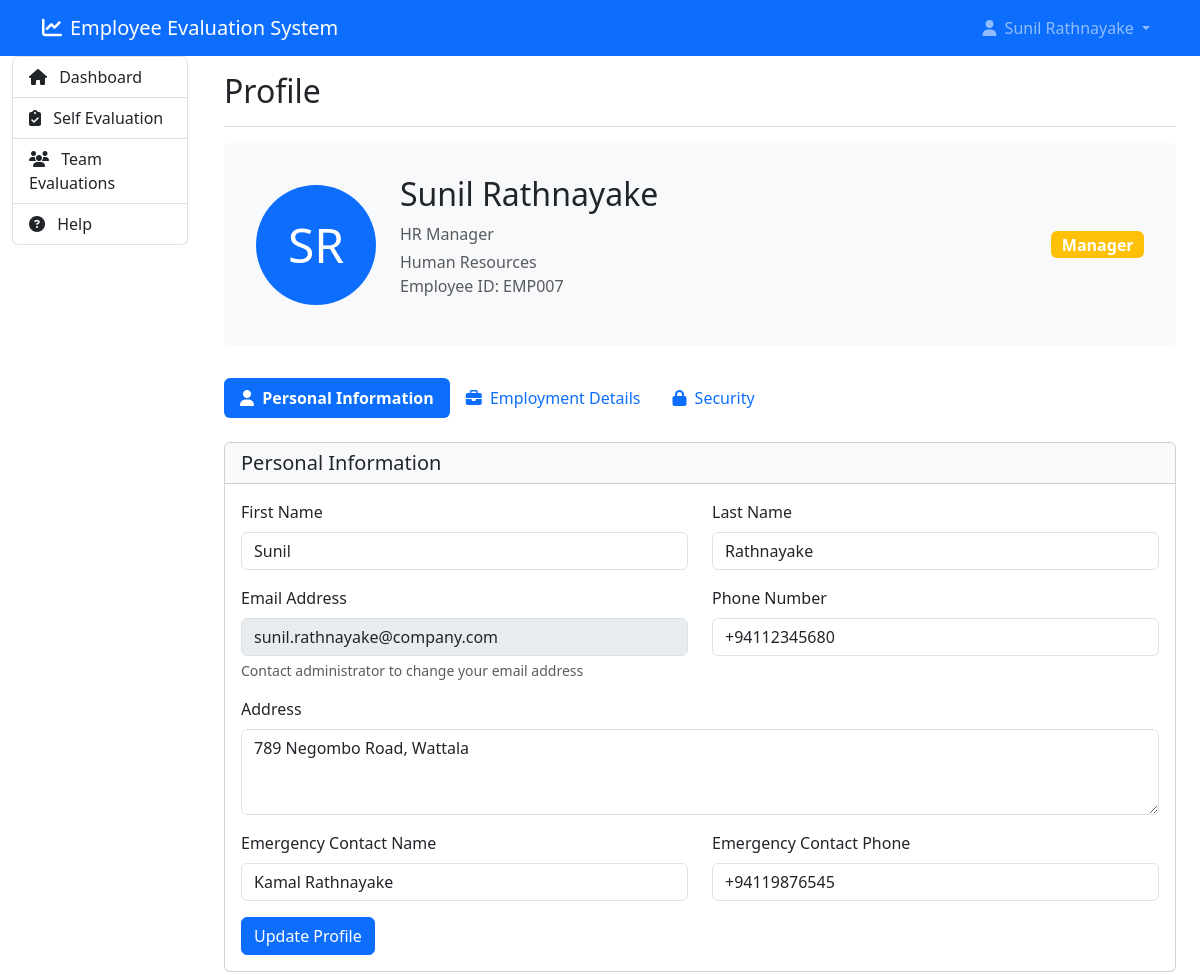
The page /profile.php (signed in) on the database its author committed.
### tables this page shows
CREATE TABLE `users` (
  `user_id` int NOT NULL,
  `username` varchar(50) NOT NULL,
  `email` varchar(100) NOT NULL,
  `password_hash` varchar(255) NOT NULL,
  `first_name` varchar(50) NOT NULL,
  `last_name` varchar(50) NOT NULL,
  `role` enum('employee','manager','hr_admin','system_admin') NOT NULL DEFAULT 'employee',
  `is_active` tinyint(1) DEFAULT '1',
  `last_login` datetime DEFAULT NULL,
  `password_reset_token` varchar(100) DEFAULT NULL,
  `password_reset_expires` datetime DEFAULT NULL,
  `created_at` timestamp NULL DEFAULT CURRENT_TIMESTAMP,
  `updated_at` timestamp NULL DEFAULT CURRENT_TIMESTAMP ON UPDATE CURRENT_TIMESTAMP
);

CREATE TABLE `employees` (
  `employee_id` int NOT NULL,
  `user_id` int NOT NULL,
  `employee_code` varchar(20) NOT NULL,
  `department_id` int DEFAULT NULL,
  `position_id` int DEFAULT NULL,
  `reporting_manager_id` int DEFAULT NULL,
  `hire_date` date NOT NULL,
  `employment_status` enum('active','on_leave','terminated','suspended') DEFAULT 'active',
  `employment_type` enum('full_time','part_time','contract','intern') DEFAULT 'full_time',
  `salary` decimal(10,2) DEFAULT NULL,
  `phone_number` varchar(20) DEFAULT NULL,
  `address` text,
  `emergency_contact` varchar(100) DEFAULT NULL,
  `emergency_phone` varchar(20) DEFAULT NULL,
  `date_of_birth` date DEFAULT NULL,
  `gender` enum('male','female','other','prefer_not_to_say') DEFAULT NULL,
  `created_at` timestamp NULL DEFAULT CURRENT_TIMESTAMP,
  `updated_at` timestamp NULL DEFAULT CURRENT_TIMESTAMP ON UPDATE CURRENT_TIMESTAMP
);

CREATE TABLE `positions` (
  `position_id` int NOT NULL,
  `position_title` varchar(100) NOT NULL,
  `position_level` int DEFAULT NULL,
  `min_salary` decimal(10,2) DEFAULT NULL,
  `max_salary` decimal(10,2) DEFAULT NULL,
  `description` text,
  `created_at` timestamp NULL DEFAULT CURRENT_TIMESTAMP,
  `updated_at` timestamp NULL DEFAULT CURRENT_TIMESTAMP ON UPDATE CURRENT_TIMESTAMP
);

CREATE TABLE `departments` (
  `department_id` int NOT NULL,
  `department_name` varchar(100) NOT NULL,
  `department_code` varchar(20) DEFAULT NULL,
  `description` text,
  `manager_id` int DEFAULT NULL,
  `parent_department_id` int DEFAULT NULL,
  `is_active` tinyint(1) DEFAULT '1',
  `created_at` timestamp NULL DEFAULT CURRENT_TIMESTAMP,
  `updated_at` timestamp NULL DEFAULT CURRENT_TIMESTAMP ON UPDATE CURRENT_TIMESTAMP
);

### profile.php (the view, shortened to what this page needs)
<?php
require_once 'config.php';
$user_id = $_SESSION['user_id'];
$stmt = $pdo->prepare("SELECT * FROM users WHERE user_id = ?");
$stmt->execute([$user_id]);
$user = $stmt->fetch(PDO::FETCH_ASSOC);
$stmt = $pdo->prepare("SELECT e.*, d.department_name, p.position_title
                      FROM employees e
                      LEFT JOIN departments d ON e.department_id = d.department_id
                      LEFT JOIN positions p ON e.position_id = p.position_id
                      WHERE e.user_id = ?");
$stmt->execute([$user_id]);
$employee = $stmt->fetch(PDO::FETCH_ASSOC);
?>
<!DOCTYPE html>
<html lang="en">
<head>
    <link href="https://cdn.jsdelivr.net/npm/bootstrap@5.3.0/dist/css/bootstrap.min.css" rel="stylesheet">
    <link rel="stylesheet" href="https://cdnjs.cloudflare.com/ajax/libs/font-awesome/6.4.0/css/all.min.css">
</head>
<body>
    <?php include 'header.php'; ?>
    <div class="container-fluid">
        <div class="row">
            <?php include 'sidebar.php'; ?>
            <main class="col-md-9 col-lg-10 px-md-4">
                <div class="d-flex justify-content-between flex-wrap flex-md-nowrap align-items-center pt-3 pb-2 mb-3 border-bottom">
                    <h1 class="h2">Profile</h1>
                </div>
                <div class="profile-header">
                    <div class="row align-items-center">
                        <div class="col-auto">
                            <div class="rounded-circle bg-primary text-white d-flex align-items-center justify-content-center" style="width: 120px; height: 120px; font-size: 3rem;">
                                <?php echo strtoupper(substr($user['first_name'], 0, 1) . substr($user['last_name'], 0, 1)); ?>
                            </div>
                        </div>
                        <div class="col">
                            <h2><?php echo $user['first_name'] . ' ' . $user['last_name']; ?></h2>
                            <p class="text-muted mb-1"><?php echo $employee['position_title'] ?? 'Employee'; ?></p>
                            <p class="text-muted mb-0"><?php echo $employee['department_name'] ?? 'No Department'; ?></p>
                            <p class="text-muted">Employee ID: <?php echo $employee['employee_code'] ?? 'N/A'; ?></p>
                        </div>
                        <div class="col-auto">
                            <span class="badge bg-<?php
                                switch($user['role']) {
                                    case 'manager': echo 'warning'; break;
                                }
                            ?> text-capitalize fs-6">
                                <?php echo str_replace('_', ' ', $user['role']); ?>
                            </span>
                        </div>
                    </div>
                </div>
                <ul class="nav nav-pills mb-4" id="profileTabs" role="tablist">
                    <li class="nav-item" role="presentation">
                        <button class="nav-link active" id="personal-tab" data-bs-toggle="pill" data-bs-target="#personal" type="button" role="tab">
                            <i class="fas fa-user me-1"></i> Personal Information
                        </button>
                    </li>
                    <li class="nav-item" role="presentation">
                        <button class="nav-link" id="employment-tab" data-bs-toggle="pill" data-bs-target="#employment" type="button" role="tab">
                            <i class="fas fa-briefcase me-1"></i> Employment Details
                        </button>
                    </li>
                    <li class="nav-item" role="presentation">
                        <button class="nav-link" id="security-tab" data-bs-toggle="pill" data-bs-target="#security" type="button" role="tab">
                            <i class="fas fa-lock me-1"></i> Security
                        </button>
                    </li>
                </ul>
                <div class="tab-content" id="profileTabsContent">
                    <div class="tab-pane fade show active" id="personal" role="tabpanel">
                        <div class="card">
                            <div class="card-header bg-light">
                                <h5 class="mb-0">Personal Information</h5>
                            </div>
                            <div class="card-body">
                                <form method="POST" action="">
                                    <div class="row">
                                        <div class="col-md-6">
                                            <div class="mb-3">
                                                <label for="first_name" class="form-label">First Name</label>
                                                <input type="text" class="form-control" id="first_name" name="first_name" value="<?php echo $user['first_name']; ?>" required>
                                            </div>
                                        </div>
                                        <div class="col-md-6">
                                            <div class="mb-3">
                                                <label for="last_name" class="form-label">Last Name</label>
                                                <input type="text" class="form-control" id="last_name" name="last_name" value="<?php echo $user['last_name']; ?>" required>
                                            </div>
                                        </div>
                                    </div>
                                    <div class="row">
                                        <div class="col-md-6">
                                            <div class="mb-3">
                                                <label for="email" class="form-label">Email Address</label>
                                                <input type="email" class="form-control" id="email" value="<?php echo $user['email']; ?>" disabled>
                                                <div class="form-text">Contact administrator to change your email address</div>
                                            </div>
                                        </div>
                                        <div class="col-md-6">
                                            <div class="mb-3">
                                                <label for="phone_number" class="form-label">Phone Number</label>
                                                <input type="tel" class="form-control" id="phone_number" name="phone_number" value="<?php echo $employee['phone_number'] ?? ''; ?>">
                                            </div>
                                        </div>
                                    </div>
                                    <div class="mb-3">
                                        <label for="address" class="form-label">Address</label>
                                        <textarea class="form-control" id="address" name="address" rows="3"><?php echo $employee['address'] ?? ''; ?></textarea>
                                    </div>
                                    <div class="row">
                                        <div class="col-md-6">
                                            <div class="mb-3">
                                                <label for="emergency_contact" class="form-label">Emergency Contact Name</label>
                                                <input type="text" class="form-control" id="emergency_contact" name="emergency_contact" value="<?php echo $employee['emergency_contact'] ?? ''; ?>">
                                            </div>
                                        </div>
                                        <div class="col-md-6">
                                            <div class="mb-3">
                                                <label for="emergency_phone" class="form-label">Emergency Contact Phone</label>
                                                <input type="tel" class="form-control" id="emergency_phone" name="emergency_phone" value="<?php echo $employee['emergency_phone'] ?? ''; ?>">
                                            </div>
                                        </div>
                                    </div>
                                    <button type="submit" name="update_profile" class="btn btn-primary">Update Profile</button>
                                </form>
                            </div>
                        </div>
                    </div>
                </div>
            </main>
        </div>
    </div>
</body>
</html>

### profile.php (style rules this page uses)
.profile-header { background-color: #f8f9fa; border-radius: 0.375rem; padding: 2rem; margin-bottom: 2rem; }
.nav-pills .nav-link.active { font-weight: 600; }

### rows shown on the page
users: first_name+last_name "SR", first_name "Sunil", last_name "Rathnayake", role "Manager", email "sunil.rathnayake@company.com"
employees: position.position_title "HR Manager", department.department_name "Human Resources", employee_code "EMP007", phone_number "+94112345680", address "789 Negombo Road, Wattala", emergency_contact "Kamal Rathnayake", emergency_phone "+94119876545"

### other values the page prints
$_SESSION['first_name'] "Sunil"
$_SESSION['last_name'] "Rathnayake"
